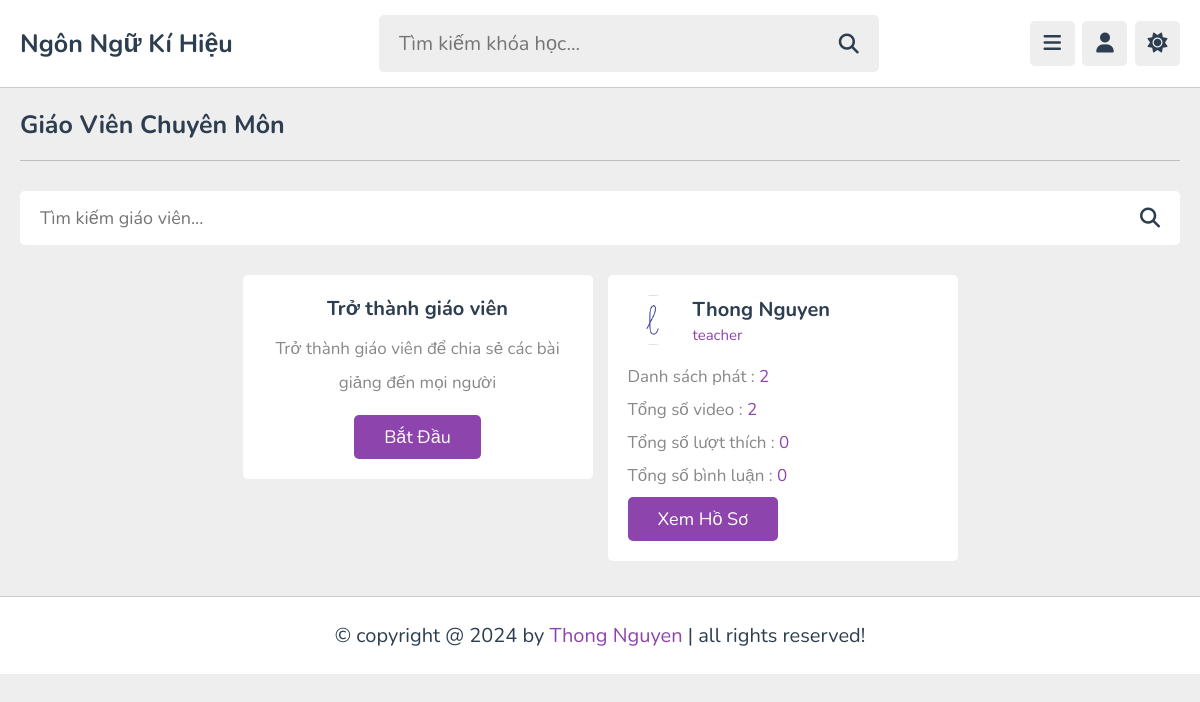
Screenshot of /teachers.php (signed in) with the database file from the repository.
### tables this page shows
CREATE TABLE `tutors` (
  `id` varchar(20) NOT NULL,
  `name` varchar(50) NOT NULL,
  `profession` varchar(50) NOT NULL,
  `email` varchar(50) NOT NULL,
  `password` varchar(50) NOT NULL,
  `image` varchar(100) NOT NULL
);

### teachers.php (the view, shortened to what this page needs)
<?php
include 'components/connect.php';
?>
<!DOCTYPE html>
<html lang="vi">
<head>
   <link rel="stylesheet" href="https://cdnjs.cloudflare.com/ajax/libs/font-awesome/6.2.0/css/all.min.css">
   <link rel="stylesheet" href="css/style.css">
</head>
<body>
<?php include 'components/user_header.php'; ?>
<section class="teachers">
   <h1 class="heading">Giáo viên chuyên môn</h1>
   <form action="search_tutor.php" method="post" class="search-tutor">
      <input type="text" name="search_tutor" maxlength="100" placeholder="Tìm kiếm giáo viên..." required>
      <button type="submit" name="search_tutor_btn" class="fas fa-search"></button>
   </form>
   <div class="box-container">
      <div class="box offer">
         <h3>Trở thành giáo viên</h3>
         <p>Trở thành giáo viên để chia sẻ các bài giảng đến mọi người</p>
         <a href="admin/register.php" class="inline-btn">Bắt đầu</a>
      </div>
      <?php
         $select_tutors = $conn->prepare("SELECT * FROM `tutors`");
         $select_tutors->execute();
         if($select_tutors->rowCount() > 0){
            while($fetch_tutor = $select_tutors->fetch(PDO::FETCH_ASSOC)){
               $tutor_id = $fetch_tutor['id'];
               $count_playlists = $conn->prepare("SELECT * FROM `playlist` WHERE tutor_id = ?");
               $count_playlists->execute([$tutor_id]);
               $total_playlists = $count_playlists->rowCount();
               $count_contents = $conn->prepare("SELECT * FROM `content` WHERE tutor_id = ?");
               $count_contents->execute([$tutor_id]);
               $total_contents = $count_contents->rowCount();
               $count_likes = $conn->prepare("SELECT * FROM `likes` WHERE tutor_id = ?");
               $count_likes->execute([$tutor_id]);
               $total_likes = $count_likes->rowCount();
               $count_comments = $conn->prepare("SELECT * FROM `comments` WHERE tutor_id = ?");
               $count_comments->execute([$tutor_id]);
               $total_comments = $count_comments->rowCount();
      ?>
      <div class="box">
         <div class="tutor">
            <img src="uploaded_files/<?= $fetch_tutor['image']; ?>" alt="">
            <div>
               <h3><?= $fetch_tutor['name']; ?></h3>
               <span><?= $fetch_tutor['profession']; ?></span>
            </div>
         </div>
         <p>Danh sách phát : <span><?= $total_playlists; ?></span></p>
         <p>Tổng số video : <span><?= $total_contents ?></span></p>
         <p>Tổng số lượt thích : <span><?= $total_likes ?></span></p>
         <p>Tổng số bình luận : <span><?= $total_comments ?></span></p>
         <form action="tutor_profile.php" method="post">
            <input type="submit" value="Xem hồ sơ" name="tutor_fetch" class="inline-btn">
         </form>
      </div>
      <?php
            }
         }else{
            echo '<p class="empty">Không tìm thấy giáo viên!</p>';
         }
      ?>
   </div>
</section>
<?php include 'components/footer.php'; ?>
</body>
</html>

### css/style.css (style rules this page uses)
:root { --main-color:#8e44ad; --red:#e74c3c; --oragen:#f39c12; --white:#fff; --black:#2c3e50; --light-color:#888; --light-bg:#eee; --border:.1rem solid rgba(0,0,0,.2); }
* { font-family: 'Nunito', sans-serif; margin: 0; padding: 0; box-sizing: border-box; outline: none; border: none; text-decoration: none; }
html { font-size: 62.5%; overflow-x: hidden; }
body { background-color: var(--light-bg); padding-left: 30rem; }
section { padding:2rem; max-width: 1200px; margin: 0 auto; }
.btn, .option-btn, .delete-btn, .inline-btn, .inline-option-btn, .inline-delete-btn { border-radius: .5rem; padding: 1rem 3rem; font-size: 1.8rem; color: #fff; margin-top: 1rem; text-transform: capitalize; cursor: pointer; text-align: center; }
.inline-btn, .inline-option-btn, .inline-delete-btn { display: inline-block; }
.btn, .inline-btn { background-color: var(--main-color); }
.heading { padding-bottom: 1.8rem; border-bottom: var(--border); font-size: 2.5rem; color: var(--black); text-transform: capitalize; margin-bottom: 3rem; }
.teachers .search-tutor { margin-bottom: 3rem; display: flex; align-items: center; gap: 1.5rem; padding: 1.5rem 2rem; background-color: var(--white); border-radius: .5rem; }
.teachers .search-tutor input { width: 100%; font-size: 1.8rem; color: var(--black); background: none; }
.teachers .search-tutor button { font-size: 2rem; cursor: pointer; color: var(--black); background: none; }
.teachers .box-container { display: grid; grid-template-columns: repeat(auto-fit, 35rem); gap: 1.5rem; align-items: flex-start; justify-content: center; }
.teachers .box-container .box { border-radius: .5rem; padding: 2rem; background-color: var(--white); }
.teachers .box-container .box .tutor { margin-bottom: 1rem; display: flex; align-items: center; gap: 1.5rem; }
.teachers .box-container .box .tutor img { height: 5rem; width: 5rem; object-fit: cover; border-radius: 50%; }
.teachers .box-container .box .tutor h3 { color: var(--black); font-size: 2rem; margin-bottom: .2rem; }
.teachers .box-container .box .tutor span { color: var(--main-color); font-size: 1.5rem; }
.teachers .box-container .box p { padding-top: 1rem; font-size: 1.7rem; color: var(--light-color); }
.teachers .box-container .box p span { color: var(--main-color); }
.teachers .box-container .offer { text-align: center; }
.teachers .box-container .offer h3 { font-size: 2rem; color: var(--black); }
.teachers .box-container .offer p { line-height: 2; padding-bottom: .5rem; }
@media (max-width:1200px) { body { padding-left: 0; } }

### rows the page displays
tutors: image (picture), name "Thong Nguyen", profession "teacher", total_playlists "2", total_contents "2", total_likes "0", total_comments "0"
